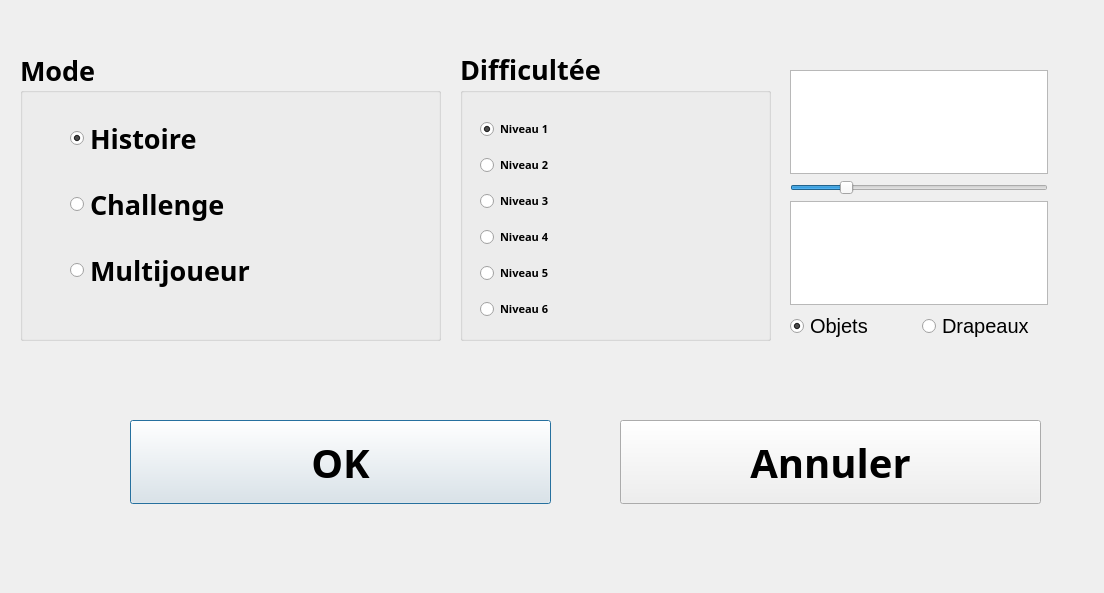
<?xml version="1.0" encoding="UTF-8"?>
<ui version="4.0">
 <class>Parametre</class>
 <widget class="QDialog" name="Parametre">
  <property name="geometry">
   <rect>
    <x>0</x>
    <y>0</y>
    <width>1104</width>
    <height>593</height>
   </rect>
  </property>
  <property name="windowTitle">
   <string>Dialog</string>
  </property>
  <widget class="QGroupBox" name="groupBox">
   <property name="geometry">
    <rect>
     <x>20</x>
     <y>50</y>
     <width>421</width>
     <height>291</height>
    </rect>
   </property>
   <property name="font">
    <font>
     <family>Ravie</family>
     <pointsize>20</pointsize>
     <weight>75</weight>
     <italic>false</italic>
     <bold>true</bold>
    </font>
   </property>
   <property name="mouseTracking">
    <bool>false</bool>
   </property>
   <property name="title">
    <string>Mode</string>
   </property>
   <property name="alignment">
    <set>Qt::AlignLeading|Qt::AlignLeft|Qt::AlignVCenter</set>
   </property>
   <property name="flat">
    <bool>false</bool>
   </property>
   <property name="checkable">
    <bool>false</bool>
   </property>
   <widget class="QWidget" name="verticalLayoutWidget">
    <property name="geometry">
     <rect>
      <x>50</x>
      <y>50</y>
      <width>455</width>
      <height>211</height>
     </rect>
    </property>
    <layout class="QVBoxLayout" name="verticalLayout">
     <item>
      <widget class="QRadioButton" name="radioButton">
       <property name="font">
        <font>
         <family>Ravie</family>
         <pointsize>20</pointsize>
         <weight>75</weight>
         <italic>false</italic>
         <bold>true</bold>
        </font>
       </property>
       <property name="text">
        <string>Histoire</string>
       </property>
       <property name="checked">
        <bool>true</bool>
       </property>
      </widget>
     </item>
     <item>
      <widget class="QRadioButton" name="radioButton_2">
       <property name="font">
        <font>
         <family>Ravie</family>
         <pointsize>20</pointsize>
         <weight>75</weight>
         <italic>false</italic>
         <bold>true</bold>
        </font>
       </property>
       <property name="text">
        <string>Challenge</string>
       </property>
      </widget>
     </item>
     <item>
      <widget class="QRadioButton" name="radioButton_3">
       <property name="font">
        <font>
         <family>Ravie</family>
         <pointsize>20</pointsize>
         <weight>75</weight>
         <italic>false</italic>
         <bold>true</bold>
        </font>
       </property>
       <property name="text">
        <string>Multijoueur</string>
       </property>
      </widget>
     </item>
    </layout>
   </widget>
  </widget>
  <widget class="QPushButton" name="pushButton1">
   <property name="geometry">
    <rect>
     <x>130</x>
     <y>420</y>
     <width>421</width>
     <height>84</height>
    </rect>
   </property>
   <property name="font">
    <font>
     <family>Niagara Solid</family>
     <pointsize>30</pointsize>
     <weight>75</weight>
     <bold>true</bold>
    </font>
   </property>
   <property name="text">
    <string>OK</string>
   </property>
  </widget>
  <widget class="QPushButton" name="pushButton2">
   <property name="geometry">
    <rect>
     <x>620</x>
     <y>420</y>
     <width>421</width>
     <height>84</height>
    </rect>
   </property>
   <property name="font">
    <font>
     <family>Niagara Solid</family>
     <pointsize>30</pointsize>
     <weight>75</weight>
     <bold>true</bold>
    </font>
   </property>
   <property name="text">
    <string>Annuler</string>
   </property>
  </widget>
  <widget class="QGroupBox" name="groupBox_2">
   <property name="geometry">
    <rect>
     <x>460</x>
     <y>50</y>
     <width>311</width>
     <height>291</height>
    </rect>
   </property>
   <property name="font">
    <font>
     <family>Ravie</family>
     <pointsize>20</pointsize>
     <weight>75</weight>
     <italic>false</italic>
     <bold>true</bold>
    </font>
   </property>
   <property name="mouseTracking">
    <bool>false</bool>
   </property>
   <property name="title">
    <string>Difficultée</string>
   </property>
   <property name="flat">
    <bool>false</bool>
   </property>
   <property name="checkable">
    <bool>false</bool>
   </property>
   <widget class="QWidget" name="verticalLayoutWidget_2">
    <property name="geometry">
     <rect>
      <x>20</x>
      <y>60</y>
      <width>281</width>
      <height>219</height>
     </rect>
    </property>
    <layout class="QVBoxLayout" name="verticalLayout_2">
     <item>
      <widget class="QRadioButton" name="radioButton_5">
       <property name="font">
        <font>
         <family>Ravie</family>
         <pointsize>8</pointsize>
         <weight>75</weight>
         <italic>false</italic>
         <bold>true</bold>
        </font>
       </property>
       <property name="text">
        <string>Niveau 1</string>
       </property>
       <property name="checked">
        <bool>true</bool>
       </property>
      </widget>
     </item>
     <item>
      <widget class="QRadioButton" name="radioButton_6">
       <property name="font">
        <font>
         <family>Ravie</family>
         <pointsize>8</pointsize>
         <weight>75</weight>
         <italic>false</italic>
         <bold>true</bold>
        </font>
       </property>
       <property name="text">
        <string>Niveau 2</string>
       </property>
       <property name="checked">
        <bool>false</bool>
       </property>
      </widget>
     </item>
     <item>
      <widget class="QRadioButton" name="radioButton_7">
       <property name="font">
        <font>
         <family>Ravie</family>
         <pointsize>8</pointsize>
         <weight>75</weight>
         <italic>false</italic>
         <bold>true</bold>
        </font>
       </property>
       <property name="text">
        <string>Niveau 3</string>
       </property>
       <property name="checked">
        <bool>false</bool>
       </property>
      </widget>
     </item>
     <item>
      <widget class="QRadioButton" name="radioButton_9">
       <property name="font">
        <font>
         <family>Ravie</family>
         <pointsize>8</pointsize>
         <weight>75</weight>
         <italic>false</italic>
         <bold>true</bold>
        </font>
       </property>
       <property name="text">
        <string>Niveau 4</string>
       </property>
       <property name="checked">
        <bool>false</bool>
       </property>
      </widget>
     </item>
     <item>
      <widget class="QRadioButton" name="radioButton_10">
       <property name="font">
        <font>
         <family>Ravie</family>
         <pointsize>8</pointsize>
         <weight>75</weight>
         <italic>false</italic>
         <bold>true</bold>
        </font>
       </property>
       <property name="text">
        <string>Niveau 5</string>
       </property>
       <property name="checked">
        <bool>false</bool>
       </property>
      </widget>
     </item>
     <item>
      <widget class="QRadioButton" name="radioButton_8">
       <property name="font">
        <font>
         <family>Ravie</family>
         <pointsize>8</pointsize>
         <weight>75</weight>
         <italic>false</italic>
         <bold>true</bold>
        </font>
       </property>
       <property name="text">
        <string>Niveau 6</string>
       </property>
       <property name="checked">
        <bool>false</bool>
       </property>
      </widget>
     </item>
    </layout>
   </widget>
  </widget>
  <widget class="QWidget" name="layoutWidget">
   <property name="geometry">
    <rect>
     <x>790</x>
     <y>70</y>
     <width>258</width>
     <height>271</height>
    </rect>
   </property>
   <layout class="QVBoxLayout" name="verticalLayout_3">
    <item>
     <widget class="QTextBrowser" name="textBrowser">
      <property name="font">
       <font>
        <family>Sylfaen</family>
        <pointsize>20</pointsize>
        <weight>50</weight>
        <italic>false</italic>
        <bold>false</bold>
        <underline>false</underline>
        <strikeout>false</strikeout>
       </font>
      </property>
      <property name="html">
       <string>&lt;!DOCTYPE HTML PUBLIC &quot;-//W3C//DTD HTML 4.0//EN&quot; &quot;http://www.w3.org/TR/REC-html40/strict.dtd&quot;&gt;
&lt;html&gt;&lt;head&gt;&lt;meta name=&quot;qrichtext&quot; content=&quot;1&quot; /&gt;&lt;style type=&quot;text/css&quot;&gt;
p, li { white-space: pre-wrap; }
&lt;/style&gt;&lt;/head&gt;&lt;body style=&quot; font-family:'Sylfaen'; font-size:20pt; font-weight:400; font-style:normal;&quot;&gt;
&lt;p align=&quot;center&quot; style=&quot; margin-top:0px; margin-bottom:0px; margin-left:0px; margin-right:0px; -qt-block-indent:0; text-indent:0px;&quot;&gt;&lt;span style=&quot; font-family:'MS Shell Dlg 2'; font-size:26pt; font-weight:600; color:#ffffff;&quot;&gt;Volume :&lt;/span&gt;&lt;/p&gt;&lt;/body&gt;&lt;/html&gt;</string>
      </property>
     </widget>
    </item>
    <item>
     <widget class="QSlider" name="volume">
      <property name="value">
       <number>20</number>
      </property>
      <property name="orientation">
       <enum>Qt::Horizontal</enum>
      </property>
     </widget>
    </item>
    <item>
     <widget class="QTextBrowser" name="textBrowser_2">
      <property name="font">
       <font>
        <family>Sylfaen</family>
        <pointsize>20</pointsize>
        <weight>50</weight>
        <italic>false</italic>
        <bold>false</bold>
        <underline>false</underline>
        <strikeout>false</strikeout>
       </font>
      </property>
      <property name="html">
       <string>&lt;!DOCTYPE HTML PUBLIC &quot;-//W3C//DTD HTML 4.0//EN&quot; &quot;http://www.w3.org/TR/REC-html40/strict.dtd&quot;&gt;
&lt;html&gt;&lt;head&gt;&lt;meta name=&quot;qrichtext&quot; content=&quot;1&quot; /&gt;&lt;style type=&quot;text/css&quot;&gt;
p, li { white-space: pre-wrap; }
&lt;/style&gt;&lt;/head&gt;&lt;body style=&quot; font-family:'Sylfaen'; font-size:20pt; font-weight:400; font-style:normal;&quot;&gt;
&lt;p align=&quot;center&quot; style=&quot; margin-top:0px; margin-bottom:0px; margin-left:0px; margin-right:0px; -qt-block-indent:0; text-indent:0px;&quot;&gt;&lt;span style=&quot; font-family:'MS Shell Dlg 2'; font-size:26pt; font-weight:600; color:#ffffff;&quot;&gt;Theme :&lt;/span&gt;&lt;/p&gt;&lt;/body&gt;&lt;/html&gt;</string>
      </property>
     </widget>
    </item>
    <item>
     <layout class="QHBoxLayout" name="horizontalLayout">
      <item>
       <widget class="QRadioButton" name="radioButton_4">
        <property name="font">
         <font>
          <pointsize>15</pointsize>
         </font>
        </property>
        <property name="text">
         <string>Objets</string>
        </property>
        <property name="checked">
         <bool>true</bool>
        </property>
       </widget>
      </item>
      <item>
       <widget class="QRadioButton" name="radioButton_11">
        <property name="font">
         <font>
          <pointsize>15</pointsize>
         </font>
        </property>
        <property name="text">
         <string>Drapeaux</string>
        </property>
       </widget>
      </item>
     </layout>
    </item>
   </layout>
  </widget>
 </widget>
 <tabstops>
  <tabstop>pushButton1</tabstop>
  <tabstop>pushButton2</tabstop>
  <tabstop>textBrowser</tabstop>
  <tabstop>radioButton_3</tabstop>
  <tabstop>radioButton_2</tabstop>
  <tabstop>radioButton</tabstop>
  <tabstop>radioButton_5</tabstop>
  <tabstop>radioButton_6</tabstop>
  <tabstop>radioButton_7</tabstop>
  <tabstop>radioButton_8</tabstop>
  <tabstop>radioButton_9</tabstop>
  <tabstop>radioButton_10</tabstop>
 </tabstops>
 <resources/>
 <connections>
  <connection>
   <sender>pushButton1</sender>
   <signal>clicked()</signal>
   <receiver>Parametre</receiver>
   <slot>accept()</slot>
   <hints>
    <hint type="sourcelabel">
     <x>212</x>
     <y>474</y>
    </hint>
    <hint type="destinationlabel">
     <x>81</x>
     <y>407</y>
    </hint>
   </hints>
  </connection>
  <connection>
   <sender>pushButton2</sender>
   <signal>clicked()</signal>
   <receiver>Parametre</receiver>
   <slot>reject()</slot>
   <hints>
    <hint type="sourcelabel">
     <x>811</x>
     <y>491</y>
    </hint>
    <hint type="destinationlabel">
     <x>911</x>
     <y>284</y>
    </hint>
   </hints>
  </connection>
 </connections>
</ui>
